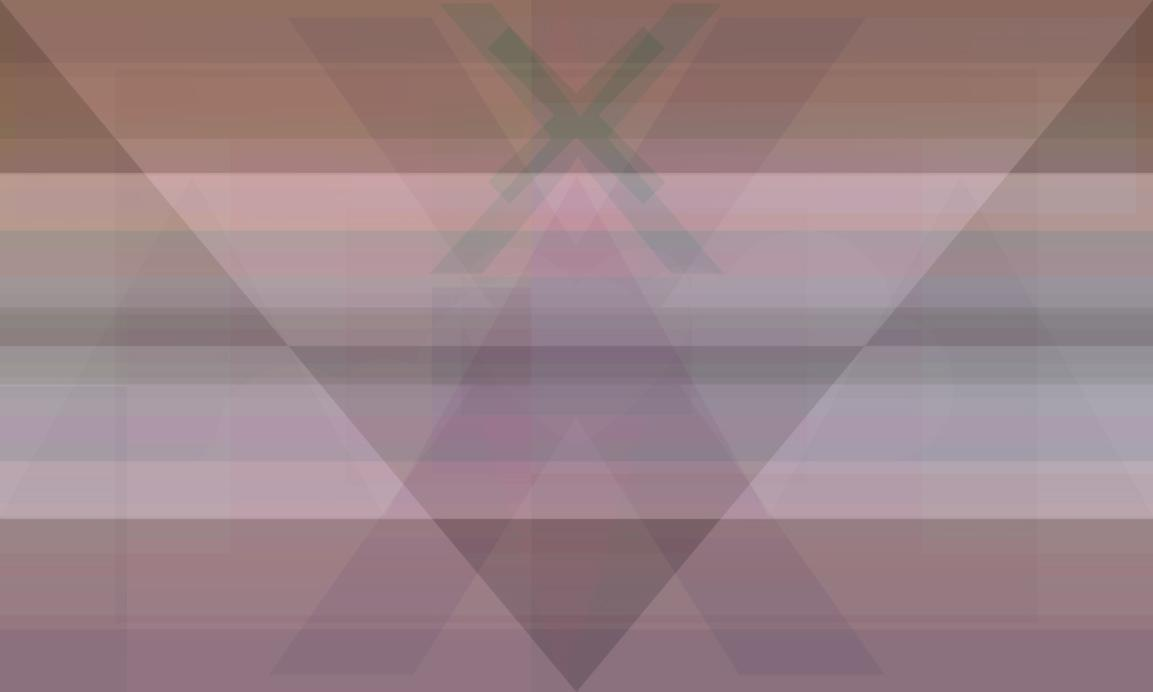
#> input picture images/30.jpg, 1153 x 692 px, given as the content of the folder pride_flags, which was not available
$ python main.py pride
#> lines starting #> are read from the running program, lines starting #| are printed output that depends on the picture; pictures that were not available may be replaced by others from this repository, and a replacement may not be noted
import os
from PIL import Image, ImageDraw, ImageFont
import numpy as np
import argparse

parser = argparse.ArgumentParser(
                    prog='main.py',
                    description='Generate the average from a collection of flag images')
parser.add_argument('mode', choices=['pride', 'country'], help='Mode to run the script in')
parser.add_argument('--sample-size', type=int, default=50, help='Number of images to process in each batch')
parser.add_argument('--debug', action='store_true', help='Enable debug mode')

args = parser.parse_args()

if args.mode == 'pride':
    FOLDER_PATH = "pride_flags"
elif args.mode == 'country':
    FOLDER_PATH = "country_flags"

def resize_image(image, target_size):
    """Resize and adjust the image to the target size.
    This should be done by normalise.py but is included here just in case.
    """
    aspect_ratio = image.width / image.height
    target_ratio = target_size[0] / target_size[1]

    if aspect_ratio > target_ratio:
        # Image is wider, scale based on width
        new_width = target_size[0]
        new_height = int(new_width / aspect_ratio)
    else:
        # Image is taller, scale based on height
        new_height = target_size[1]
        new_width = int(new_height * aspect_ratio)

    image = image.resize((new_width, new_height), Image.LANCZOS)

    # Create a new image with the target size and paste the resized image
    new_image = Image.new("RGB", target_size, (0, 0, 0))
    paste_x = (target_size[0] - new_width) // 2
    paste_y = (target_size[1] - new_height) // 2
    new_image.paste(image, (paste_x, paste_y))

    return new_image

def process_batch(image_files, folder_path, target_size, start_idx, end_idx):
    batch_sum = np.zeros((target_size[1], target_size[0], 3), dtype=np.float64)
    for filename in image_files[start_idx:end_idx]:
        image_path = os.path.join(folder_path, filename)
        with Image.open(image_path) as img:
            img = resize_image(img, target_size)
            img_array = np.array(img, dtype=np.float64)
            batch_sum += img_array
    return batch_sum

def create_mean_image(folder_path, sample_size):
    image_files = [f for f in os.listdir(folder_path) if f.lower().endswith(('.png', '.jpg', '.jpeg'))]

    first_image = Image.open(os.path.join(folder_path, image_files[0]))
    target_size = first_image.size

    total_images = len(image_files)
    total_sum = np.zeros((target_size[1], target_size[0], 3), dtype=np.float64)

    for start_idx in range(0, total_images, sample_size):
        end_idx = min(start_idx + sample_size, total_images)
        batch_sum = process_batch(image_files, folder_path, target_size, start_idx, end_idx)
        total_sum += batch_sum

        if args.debug:
            intermediate_mean = (total_sum / (end_idx)).astype(np.uint8)
            intermediate_image = Image.fromarray(intermediate_mean)
            intermediate_image.save(f"{args.mode}_interim_{end_idx}.jpg")
            print(f"Interim mean image saved for {end_idx} images.")

    # Calculate the final mean image
    final_mean = (total_sum / total_images).astype(np.uint8)
    final_image = Image.fromarray(final_mean)

    new_height = final_image.height + 150  # Increased white space to 150 pixels
    labeled_image = Image.new("RGB", (final_image.width, new_height), (255, 255, 255))
    labeled_image.paste(final_image, (0, 150))  # Paste the mean image below the white space

    draw = ImageDraw.Draw(labeled_image)

    try:
        title_font = ImageFont.truetype("arial.ttf", 36)
        subtitle_font = ImageFont.truetype("arial.ttf", 24)
    except IOError:
        # Fallback to default font if Arial is not available
        title_font = ImageFont.load_default().font_variant(size=36)
        subtitle_font = ImageFont.load_default().font_variant(size=24)

    title = f"The average {args.mode} flag"
    subtitle1 = f"Generated from the mean of {total_images} images"
    subtitle2 = "Using pixel-wise averaging"

    def get_text_dimensions(text, font):
        bbox = draw.textbbox((0, 0), text, font=font)
        return bbox[2] - bbox[0], bbox[3] - bbox[1]

    title_width, title_height = get_text_dimensions(title, title_font)
    subtitle1_width, subtitle1_height = get_text_dimensions(subtitle1, subtitle_font)
    subtitle2_width, subtitle2_height = get_text_dimensions(subtitle2, subtitle_font)

    draw.text(((labeled_image.width - title_width) // 2, 20), title, fill=(0, 0, 0), font=title_font)
    draw.text(((labeled_image.width - subtitle1_width) // 2, 70), subtitle1, fill=(0, 0, 0), font=subtitle_font)
    draw.text(((labeled_image.width - subtitle2_width) // 2, 105), subtitle2, fill=(0, 0, 0), font=subtitle_font)

    # Save the final labeled image
    labeled_image.save(f"{args.mode}_final_labeled.jpg")
    print(f"Final labeled mean image saved as '{args.mode}_final_labeled.jpg'.")

def main():
    create_mean_image(FOLDER_PATH, sample_size=args.sample_size)
#> in create_mean_image, first_image is the input picture: PIL image 1153x692 RGB; mean R, G, B 154.5, 129.9, 134.9
#> in resize_image, `new_image = Image.new("RGB", target_size, (0, 0, 0))`: new_image: PIL image 1153x692 RGB; every value is 0
#> in create_mean_image, `labeled_image = Image.new("RGB", (final_image.width, new_height), (255..`: labeled_image: PIL image 1153x842 RGB; every value is 255
#> in create_mean_image, `labeled_image.paste(final_image, (0, 150))`:
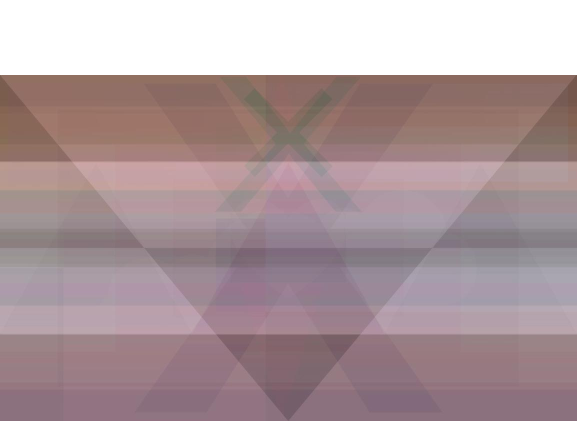
#> labeled_image: PIL image 1153x842 RGB (shown at 1/2 size); mean R, G, B 172.4, 152.2, 156.3
#> in get_text_dimensions, `bbox = draw.textbbox((0, 0), text, font=font)`: bbox = (-1, 7, 409, 41)
#> in create_mean_image, `title_width, title_height = get_text_dimensions(title, title_font)`: title_width = 410; title_height = 34
#> in create_mean_image, `subtitle1_width, subtitle1_height = get_text_dimensions(subtitle1, sub..`: subtitle1_width = 462; subtitle1_height = 23
#> in create_mean_image, `subtitle2_width, subtitle2_height = get_text_dimensions(subtitle2, sub..`: subtitle2_width = 322; subtitle2_height = 23
#> in create_mean_image, `labeled_image.save(f"{args.mode}_final_labeled.jpg")`:
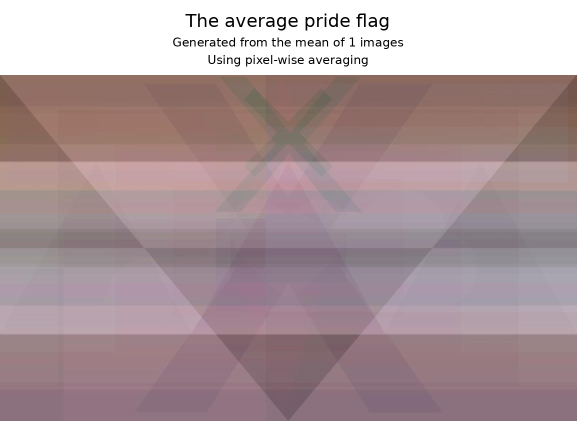
#> saved as pride_final_labeled.jpg: PIL image 1153x842 RGB (shown at 1/2 size); mean R, G, B 170.6, 150.4, 154.5

if __name__ == "__main__":
    main()

$ run again, on images/600.jpg
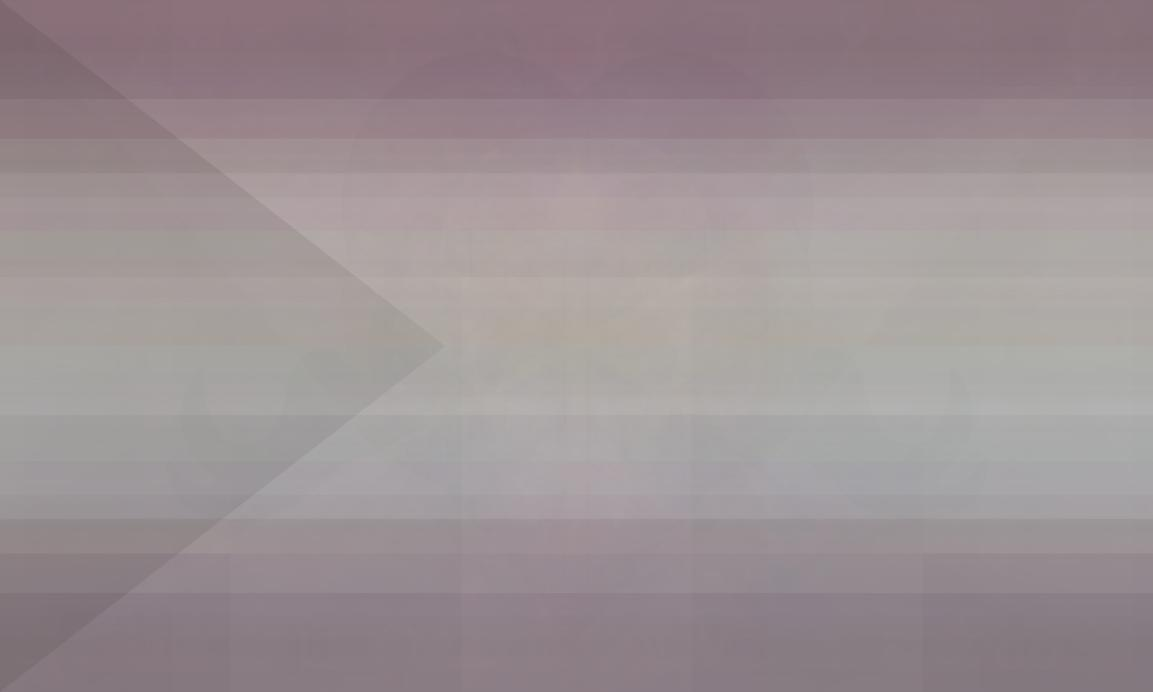
#> input picture images/600.jpg, 1153 x 692 px, given as the content of the folder pride_flags, which was not available
#> in create_mean_image, first_image is the input picture: PIL image 1153x692 RGB; mean R, G, B 156.1, 145.3, 148.3
#> new_image: PIL image 1153x692 RGB; every value is 0
#> in create_mean_image, `labeled_image.paste(final_image, (0, 150))`:
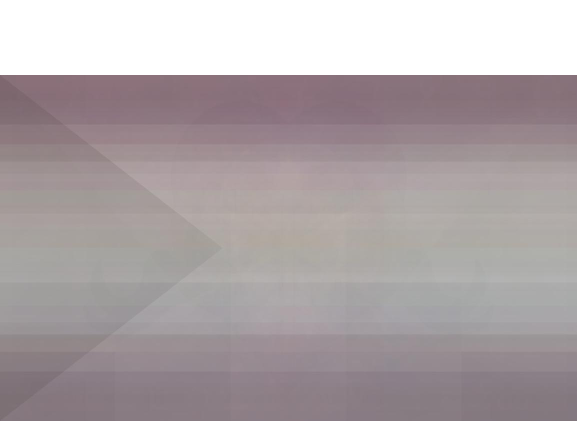
#> labeled_image: PIL image 1153x842 RGB (shown at 1/2 size); mean R, G, B 173.7, 164.8, 167.3
#> bbox = (-1, 7, 409, 41)
#> title_width = 410; title_height = 34
#> subtitle1_width = 462; subtitle1_height = 23
#> subtitle2_width = 322; subtitle2_height = 23
#> in create_mean_image, `labeled_image.save(f"{args.mode}_final_labeled.jpg")`:
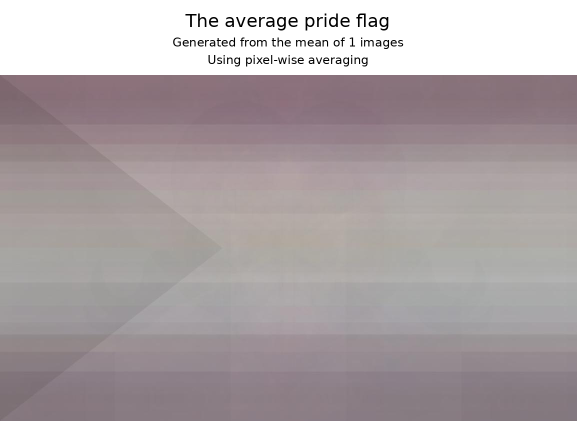
#> saved as pride_final_labeled.jpg: PIL image 1153x842 RGB (shown at 1/2 size); mean R, G, B 171.9, 163, 165.5
